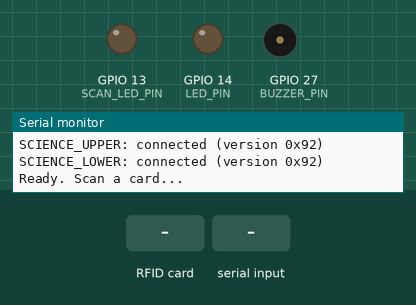
This sketch was run on a simulated ESP32. On the bench: output pins drawn as LEDs (lit = HIGH), buzzer (waves = sounding, pin HIGH), the last lines printed to the serial monitor. The inputs (shaded band) are chosen by the test bench.

Above: at 1.5 s.
1.6 s: RFID card 5E 7A 19 C4 held to the reader
At 1.67 s:
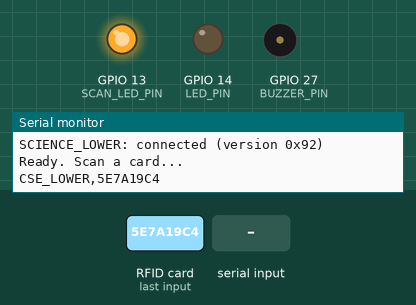
3.2 s: "ALERT:MISPLACED\n" received over Serial
At 4.2 s:
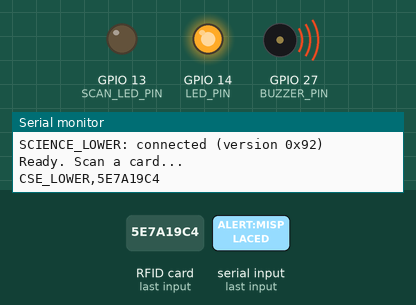
4.8 s: RFID card 5E 7A 19 C4 held to the reader
At 4.92 s:
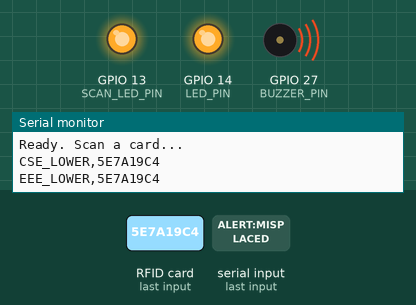
6.5 s: "ALERT:CLEAR\n" received over Serial
At 7.4 s:
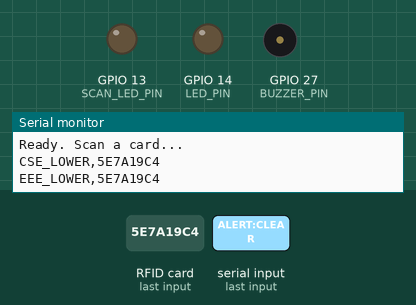
Timing chart, 0 to 9.1 s (numbered marks = the images above; inputs shaded):
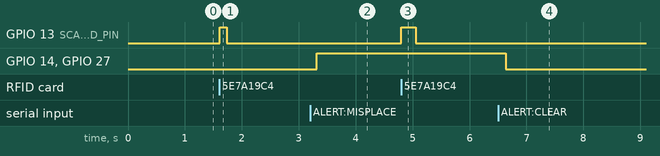

Measured:
- after the input at 1.6 s, GPIO 13 (SCAN_LED_PIN): LOW → HIGH at once, → LOW 0.13 s later
- after the input at 3.2 s, GPIO 14 (LED_PIN), GPIO 27 (BUZZER_PIN): LOW → HIGH after 0.12 s
- after the input at 4.8 s, GPIO 13 (SCAN_LED_PIN): LOW → HIGH at once, → LOW 0.25 s later
- after the input at 6.5 s, GPIO 14 (LED_PIN), GPIO 27 (BUZZER_PIN): HIGH → LOW after 0.14 s

The sketch:

bookfinder.ino
```cpp
#include <SPI.h>
#include <MFRC522.h>

// Shared SPI bus (all 7 readers)
#define SCK_PIN  18
#define MOSI_PIN 23
#define MISO_PIN 19
#define RST_PIN  22   // shared reset line

// Per-reader SS (SDA) pins — from the physical wiring
#define SS_CHECKPOINT 26   // main scanning & issue point
#define SS_CSE_UPPER  33
#define SS_CSE_LOWER  4
#define SS_EEE_UPPER  16
#define SS_EEE_LOWER  5
#define SS_SCIENCE_UPPER  17
#define SS_SCIENCE_LOWER  25

// Alert output — placeholder pins, not yet confirmed against physical
// wiring. Change these two if the buzzer/LED are wired elsewhere.
#define BUZZER_PIN 27
#define LED_PIN    14

// Separate "card scanned" confirmation LED — independent of the ALERT LED
// above, so a normal scan blink never gets mixed up with a misplaced-book
// alert. Placeholder pin, confirm against physical wiring.
#define SCAN_LED_PIN 13

MFRC522 checkpoint(SS_CHECKPOINT, RST_PIN);
MFRC522 cseUpper(SS_CSE_UPPER, RST_PIN);
MFRC522 cseLower(SS_CSE_LOWER, RST_PIN);
MFRC522 eeeUpper(SS_EEE_UPPER, RST_PIN);
MFRC522 eeeLower(SS_EEE_LOWER, RST_PIN);
MFRC522 scienceUpper(SS_SCIENCE_UPPER, RST_PIN);
MFRC522 scienceLower(SS_SCIENCE_LOWER, RST_PIN);

struct ReaderRef {
  const char* id;
  MFRC522* rfid;
  bool active;
};

// Shelf readers ONLY — checkpoint is handled separately below so it never
// competes for loop time with the "no gap" continuous shelf scanning.
ReaderRef shelfReaders[] = {
  { "CSE_UPPER",      &cseUpper,      false },
  { "CSE_LOWER",      &cseLower,      false },
  { "EEE_UPPER",      &eeeUpper,      false },
  { "EEE_LOWER",      &eeeLower,      false },
  { "SCIENCE_UPPER",  &scienceUpper,  false },
  { "SCIENCE_LOWER",  &scienceLower,  false },
};
const uint8_t SHELF_COUNT = sizeof(shelfReaders) / sizeof(shelfReaders[0]);

bool checkpointActive = false;

// Checkpoint debounce state — prevents one held book from spamming the
// backend with repeat "issue" events every loop pass.
const unsigned long CHECKPOINT_COOLDOWN_MS = 2000;
String lastCheckpointUID = "";
unsigned long checkpointCooldownUntil = 0;

bool alertActive = false;

// Scan confirmation LED — non-blocking blink (no delay()) so it never
// slows down the continuous shelf polling loop.
const unsigned long SCAN_LED_BLINK_MS = 100;
unsigned long scanLedOffAt = 0;

void setup() {
  Serial.begin(115200);
  SPI.begin();

  pinMode(BUZZER_PIN, OUTPUT);
  pinMode(LED_PIN, OUTPUT);
  pinMode(SCAN_LED_PIN, OUTPUT);
  digitalWrite(BUZZER_PIN, LOW);
  digitalWrite(LED_PIN, LOW);
  digitalWrite(SCAN_LED_PIN, LOW);

  Serial.println("Checking readers...");

  checkpoint.PCD_Init();
  {
    byte version = checkpoint.PCD_ReadRegister(MFRC522::VersionReg);
    checkpointActive = (version != 0x00 && version != 0xFF);

    // Same reasoning as the shelf antennas below: stay OFF by default and
    // only switch on for the brief moment pollCheckpoint() is actually
    // polling it, instead of radiating continuously alongside whichever
    // shelf reader currently has its own field on.
    if (checkpointActive) checkpoint.PCD_AntennaOff();

    Serial.print("CHECKPOINT");
    if (checkpointActive) {
      Serial.print(": connected (version 0x");
      Serial.print(version, HEX);
      Serial.println(")");
    } else {
      Serial.println(": not connected");
    }
  }

  for (uint8_t i = 0; i < SHELF_COUNT; i++) {
    shelfReaders[i].rfid->PCD_Init();
    byte version = shelfReaders[i].rfid->PCD_ReadRegister(MFRC522::VersionReg);

    shelfReaders[i].active = (version != 0x00 && version != 0xFF);

    // Shelf antennas stay OFF by default and only switch on for the brief
    // moment pollReader() is actually polling that one reader (see below) —
    // with 6 antennas this close together, leaving them all radiating at
    // once lets a tag on one shelf desensitize its neighbors' fields.
    if (shelfReaders[i].active) shelfReaders[i].rfid->PCD_AntennaOff();

    Serial.print(shelfReaders[i].id);
    if (shelfReaders[i].active) {
      Serial.print(": connected (version 0x");
      Serial.print(version, HEX);
      Serial.println(")");
    } else {
      Serial.println(": not connected");
    }
  }
  Serial.println("Ready. Scan a card...");
}

void loop() {
  readCommandFromBackend();

  // Shelf readers: every single pass, no delay, no skipping — this is
  // the continuous "no gap" scanning the shelves need.
  for (uint8_t i = 0; i < SHELF_COUNT; i++) {
    if (shelfReaders[i].active) pollReader(shelfReaders[i]);
  }

  // Checkpoint: also checked every pass, but debounced internally so a
  // book left sitting on it doesn't flood the backend with repeat events.
  if (checkpointActive) pollCheckpoint();

  updateScanLed(); // non-blocking: turns SCAN_LED_PIN off once its blink window passes
}

/**
 * The library's own PICC_IsNewCardPresent() sends REQA, which per ISO14443-3
 * only wakes a card sitting in IDLE state. Once a tag has been through
 * PICC_ReadCardSerial() it is in ACTIVE state (and, after PICC_HaltA() below,
 * HALT state) — either way REQA no longer reaches it. WUPA (wake-up type A)
 * reaches a card in IDLE *or* HALT state, so this is PICC_IsNewCardPresent()
 * with WUPA swapped in for REQA — it's what lets a tag that never leaves the
 * antenna keep being re-detected on every loop pass instead of just once.
 */
bool pollForCard(MFRC522* rfid) {
  byte bufferATQA[2];
  byte bufferSize = sizeof(bufferATQA);

  rfid->PCD_WriteRegister(MFRC522::TxModeReg, 0x00);
  rfid->PCD_WriteRegister(MFRC522::RxModeReg, 0x00);
  rfid->PCD_WriteRegister(MFRC522::ModWidthReg, 0x26);

  MFRC522::StatusCode result = rfid->PICC_WakeupA(bufferATQA, &bufferSize);
  return (result == MFRC522::STATUS_OK || result == MFRC522::STATUS_COLLISION);
}

// Shelf reader poll — reports on every successful read, every loop pass,
// for as long as the book stays on the antenna. No debounce: the backend
// relies on this steady stream to know a book is still "on shelf".
//
// The antenna is switched on only for this reader's own turn and back off
// immediately after, win or lose — with 6 shelf antennas physically close
// together, only ever having one field live at a time keeps a book sitting
// on one shelf from desensitizing its neighbors' reads.
void pollReader(ReaderRef& r) {
  r.rfid->PCD_AntennaOn();

  bool found = pollForCard(r.rfid) && r.rfid->PICC_ReadCardSerial();

  if (!found) {
    r.rfid->PCD_AntennaOff();
    return;
  }

  triggerScanLed();

  Serial.print(r.id);
  Serial.print(",");
  for (byte i = 0; i < r.rfid->uid.size; i++) {
    if (r.rfid->uid.uidByte[i] < 0x10) Serial.print("0");
    Serial.print(r.rfid->uid.uidByte[i], HEX);
  }
  Serial.println();

  // Halt it back to sleep — harmless, since pollForCard() above uses WUPA
  // (not REQA) and will wake it right back up on the next loop pass as long
  // as it's still sitting on the antenna.
  r.rfid->PICC_HaltA();
  r.rfid->PCD_StopCrypto1();
  r.rfid->PCD_AntennaOff();
}

// Checkpoint poll — same WUPA-based detection as the shelves, but debounced:
// the same UID is only reported once per CHECKPOINT_COOLDOWN_MS, so holding
// a book there for a librarian to process doesn't spam repeat "issue" events.
//
// Antenna gated the same way as pollReader() above: on only for this poll,
// off immediately after — it no longer sits there radiating continuously.
void pollCheckpoint() {
  checkpoint.PCD_AntennaOn();

  bool found = pollForCard(&checkpoint) && checkpoint.PICC_ReadCardSerial();

  if (!found) {
    checkpoint.PCD_AntennaOff();
    return;
  }

  triggerScanLed();

  String uid = "";
  for (byte i = 0; i < checkpoint.uid.size; i++) {
    if (checkpoint.uid.uidByte[i] < 0x10) uid += "0";
    uid += String(checkpoint.uid.uidByte[i], HEX);
  }

  unsigned long now = millis();
  bool sameCardStillCoolingDown = (uid == lastCheckpointUID && now < checkpointCooldownUntil);

  if (!sameCardStillCoolingDown) {
    Serial.print("CHECKPOINT,");
    Serial.println(uid);
    lastCheckpointUID = uid;
    checkpointCooldownUntil = now + CHECKPOINT_COOLDOWN_MS;
  }

  checkpoint.PICC_HaltA();
  checkpoint.PCD_StopCrypto1();
  checkpoint.PCD_AntennaOff();
}

/** Listen for ALERT:MISPLACED / ALERT:CLEAR lines from the backend. */
void readCommandFromBackend() {
  if (!Serial.available()) return;

  String line = Serial.readStringUntil('\n');
  line.trim();

  if (line == "ALERT:MISPLACED") {
    setAlert(true);
  } else if (line == "ALERT:CLEAR") {
    setAlert(false);
  }
  // Unknown commands are ignored — future-proofs against new backend commands.
}

void setAlert(bool on) {
  alertActive = on;
  digitalWrite(LED_PIN, on ? HIGH : LOW);
  digitalWrite(BUZZER_PIN, on ? HIGH : LOW);
}

// Non-blocking "card scanned" blink — call on every successful read.
void triggerScanLed() {
  digitalWrite(SCAN_LED_PIN, HIGH);
  scanLedOffAt = millis() + SCAN_LED_BLINK_MS;
}

// Call every loop() pass. Turns SCAN_LED_PIN back off once the blink
// window has passed — no delay(), so it never blocks reader polling.
void updateScanLed() {
  if (scanLedOffAt != 0 && millis() >= scanLedOffAt) {
    digitalWrite(SCAN_LED_PIN, LOW);
    scanLedOffAt = 0;
  }
}
```
